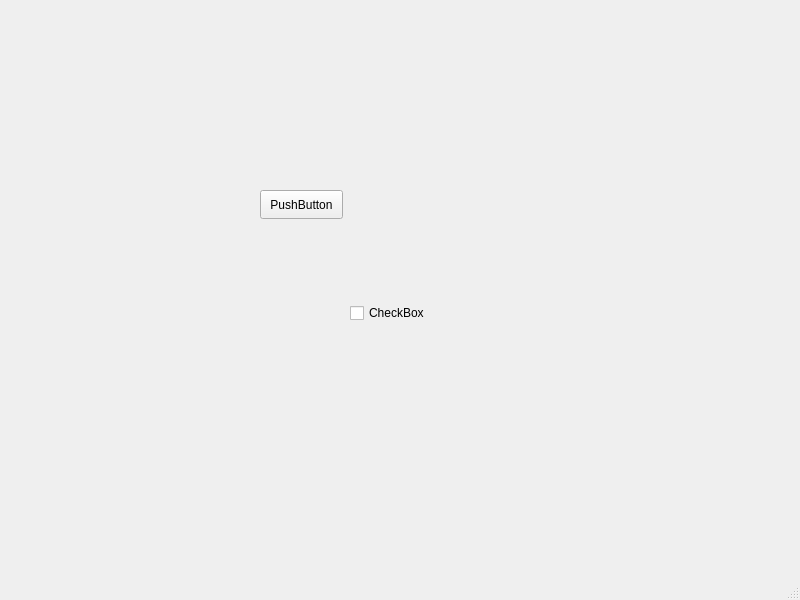
<?xml version="1.0" encoding="UTF-8"?>
<ui version="4.0">
 <class>MainWindow</class>
 <widget class="QMainWindow" name="MainWindow">
  <property name="geometry">
   <rect>
    <x>0</x>
    <y>0</y>
    <width>800</width>
    <height>600</height>
   </rect>
  </property>
  <property name="windowTitle">
   <string>MainWindow</string>
  </property>
  <widget class="QWidget" name="centralwidget">
   <widget class="QPushButton" name="pushButton">
    <property name="geometry">
     <rect>
      <x>260</x>
      <y>190</y>
      <width>83</width>
      <height>29</height>
     </rect>
    </property>
    <property name="text">
     <string>PushButton</string>
    </property>
   </widget>
   <widget class="QCheckBox" name="checkBox">
    <property name="geometry">
     <rect>
      <x>350</x>
      <y>300</y>
      <width>93</width>
      <height>26</height>
     </rect>
    </property>
    <property name="text">
     <string>CheckBox</string>
    </property>
   </widget>
  </widget>
  <widget class="QMenuBar" name="menubar">
   <property name="geometry">
    <rect>
     <x>0</x>
     <y>0</y>
     <width>800</width>
     <height>25</height>
    </rect>
   </property>
  </widget>
  <widget class="QStatusBar" name="statusbar"/>
 </widget>
 <resources/>
 <connections/>
</ui>
